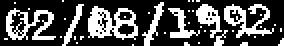
#> input picture dob_cropping/841289701567_0902424581_381650553_1_2015081512245256_0.png, 142 x 23 px (shown 2 times larger)
$ jupyter execute --allow-errors crop_dob.ipynb   (older library calls are emulated)
#> lines starting #> are read from the running program, lines starting #| are printed output that depends on the picture; after the words box and inside, x2 and y2 are one past the last pixel; in counts of white or black regions, pixels touching at a corner belong together
### dob_cropping/recognise_dob.py
import cv2
import numpy as np
from recognise_id_number import square_padding
import caffe
from matplotlib import pyplot as plt
from sys import argv

def crop_dob(img):
    # Get contours
    _, thresh = cv2.threshold(img, 127, 255, 0)
    _, contours, _ = cv2.findContours(thresh, mode=cv2.RETR_EXTERNAL, method=2)

    # Initialise data structures
    num_contours = len(contours)
    # contour_areas = [0] * num_contours
    heights = [0] * num_contours

    # Get heights for all contours
    for i in range(num_contours):
        _, _, _, h = cv2.boundingRect(contours[i])
        heights[i] = h

    # Descendingly sort heights of contours
    desc_cnt_idx = np.flipud(np.argsort(np.array(heights)))

    # Retain the 8 highest contours
    if num_contours < 8:
        max_num_contours = num_contours
    else:
        max_num_contours = 8
    horizontal_top_lefts = [0] * max_num_contours
    rects = [None] * max_num_contours
    digit_contours = np.array(contours)[desc_cnt_idx[0:max_num_contours]]

    # Get rects for all retained contours and get x-coordinate values for all of them
    for i in range(max_num_contours):
        rects[i] = cv2.boundingRect(digit_contours[i])
        horizontal_top_lefts[i] = rects[i][0]

    # Ascendingly sort x-coordinate values
    asc_countour_idx = np.argsort(np.array(horizontal_top_lefts))

    # Get extreme points for the desired cropping area
    rect_nparray = np.array(rects)
    start_col = rect_nparray[asc_countour_idx][0, 0]
    end_col = rect_nparray[asc_countour_idx][max_num_contours - 1, 0] + rect_nparray[asc_countour_idx][max_num_contours - 1, 2]
    start_row = np.min(rect_nparray[:, 1])
    end_row = np.max(rect_nparray[:, 1] + rect_nparray[:, 3])

    # Crop the input image
    cropped_img = img[start_row:end_row, start_col:end_col]
    img_w = cropped_img.shape[1]

    # Rough ratio for each region (day, month, year)
    dd_end = 0.22
    mm_start = 0.29
    mm_end = 0.51
    yyyy_start = 0.56

    # Crop day, month and year region (roughly)
    dd_img = cropped_img[:, :int(img_w * dd_end)]
    mm_img = cropped_img[:, int(img_w * mm_start):int(img_w * mm_end)]
    yyyy_img = cropped_img[:, int(img_w * yyyy_start):]

    return dd_img, mm_img, yyyy_img

# [72 lines left out: functions numberSeq2Str, recognise_dd_mm_yyyy, recognise_dob, not called in this run]

# [3 lines that do not run on import are left out]

### dob_cropping/crop_dob.ipynb
[cell 1]
import cv2
import numpy as np
from os.path import join
from matplotlib import pyplot as plt
plt.rcParams["figure.figsize"] = [12.0, 8.0]

[cell 2]
plt.rcParams["figure.figsize"] = [12.0, 8.0]
img_dir = 'date_of_birth_valid'
img_name = '841289701567_0901848920_183788856_1_2016022612243923_0.png'
# img = cv2.imread(join(img_dir, img_name), 0)
img = cv2.imread('841289701567_0902424581_381650553_1_2015081512245256_0.png', 0)
#> img: shape (23, 142); 30.6% white in thin lines or dots
plt.imshow(img, cmap='gray')
plt.show()

[cell 3]
# kernel_size = 2
# kernel = np.ones((kernel_size, kernel_size),np.uint8)
# img = cv2.morphologyEx(img, cv2.MORPH_OPEN, kernel)
_, thresh = cv2.threshold(img, 127, 255, 0)
plt.imshow(thresh, cmap='gray')
plt.show()

[cell 4]
_, contours, _ = cv2.findContours(thresh, mode=cv2.RETR_EXTERNAL, method=2)
#> contours = 38 contours, 31 with area under 20; largest, box (x1, y1, x2, y2) and area: (44, 3, 69, 20) 266, (3, 4, 28, 20) 174, (112, 2, 137, 19) 132, (98, 2, 111, 19) 86, (84, 4, 100, 19) 58, (71, 1, 82, 23) 49, (31, 2, 42, 23) 40
thresh_coloured = cv2.cvtColor(thresh, cv2.COLOR_GRAY2BGR)
#> thresh_coloured is the input picture: shape (23, 142, 3); 30.6% white in thin lines or dots

num_contours = len(contours)
#> num_contours = 38
contour_areas = [0] * num_contours
#> contour_areas = 38 values from 0 to 0
heights = [0] * num_contours
#> heights = 38 values from 0 to 0
img_height = thresh_coloured.shape[0]
#> img_height = 23

for i in range(0, num_contours):
    x,y,w,h = cv2.boundingRect(contours[i])
    heights[i] = h
    cv2.rectangle(thresh_coloured, (x, y),(x + w, y + h), (0, 255, 0), 1)
#> this loop made 38 passes
#> (x, y, w, h) on passes 1 to 12: (66, 22, 1, 1), (120, 21, 4, 2), (99, 21, 1, 1), (92, 21, 3, 2), (38, 21, 1, 1), (139, 19, 3, 4), (2, 19, 2, 1), (127, 18, 1, 1), (40, 18, 2, 2), (37, 18, 1, 2), (30, 18, 1, 1), (82, 16, 1, 1)
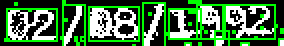
#> thresh_coloured: shape (23, 142, 3) (shown 2 times larger); 18.71% of pixels changed, all inside (x1, y1, x2, y2) = (2, 0, 142, 23)
#> after the loop, heights = 38 values, max 22 at index 32, min 1 at index 0, mean 4.5
plt.imshow(thresh_coloured, cmap = 'gray')
plt.show()

[cell 5]
# desc_cnt_idx = np.flipud(np.argsort(np.array(contour_areas)))
desc_cnt_idx = np.flipud(np.argsort(np.array(heights)))
#> desc_cnt_idx = 38 values, max 37 at index 18, min 0 at index 37, mean 18.5
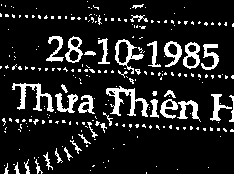
#> input picture dob_cropping/date_of_birth_valid/841289701567_0901300257_026130204_1_2016011612244101_0.png, 234 x 174 px

# print(len(desc_cnt_idx))
thresh_coloured = cv2.cvtColor(thresh, cv2.COLOR_GRAY2BGR)

# Heuristic
if num_contours < 8:
    max_num_contours = num_contours
else:
    max_num_contours = 8
# max_num_contours = 8

horizontal_top_lefts = [0] * max_num_contours
rects = [None] * max_num_contours
#> (the rest of this cell did not finish here and is left out)

[cell 6]
plt.rcParams["figure.figsize"] = [12.0, 8.0]
#> (the rest of this cell did not finish here and is left out)

[cell 7]
plt.rcParams["figure.figsize"] = [6.0, 4.0]
#> (the rest of this cell did not finish here and is left out)

[cell 8]
plt.rcParams["figure.figsize"] = [6.0, 4.0]
#> (the rest of this cell did not finish here and is left out)

[cell 9]
plt.rcParams["figure.figsize"] = [6.0, 4.0]
#> (the rest of this cell did not finish here and is left out)

[cell 10]
import cv2
from os.path import join
from os import listdir
from recognise_dob import crop_dob

input_dir = 'date_of_birth_valid'
output_dir = 'date_of_birth_valid_RESULT'

input_file = listdir(input_dir)
#> (the rest of this cell did not finish here and is left out)

#> in crop_dob, `_, thresh = cv2.threshold(img, 127, 255, 0)`: thresh: shape (174, 234); 13.2% white; 245 white regions (208 under 20 px)
#> in crop_dob, `_, contours, _ = cv2.findContours(thresh, mode=cv2.RETR_EXTERNAL, meth..`: contours = 245 contours, 219 with area under 20; largest, box (x1, y1, x2, y2) and area: (115, 39, 144, 74) 391, (106, 86, 149, 117) 370, (183, 42, 200, 69) 311, (65, 36, 83, 63) 292, (12, 83, 54, 112) 286
#> in crop_dob, `num_contours = len(contours)`: num_contours = 245
#> in crop_dob, `heights = [0] * num_contours`: heights = 245 values from 0 to 0
#> the loop in crop_dob, `for i in range(num_contours):` made 245 passes
#> h on passes 1 to 3: 2, 1, 1
#> after the loop in crop_dob, `for i in range(num_contours):`: heights = 245 values, max 35 at index 176, min 1 at index 1, mean 4.8
#> in crop_dob, `desc_cnt_idx = np.flipud(np.argsort(np.array(heights)))`: desc_cnt_idx = 245 values, max 244 at index 211, min 0 at index 167, mean 122
    cv2.imwrite(join(output_dir, 'dd', file), out_dd)
    cv2.imwrite(join(output_dir, 'mm', file), out_mm)
    cv2.imwrite(join(output_dir, 'yyyy', file), out_yyyy)
